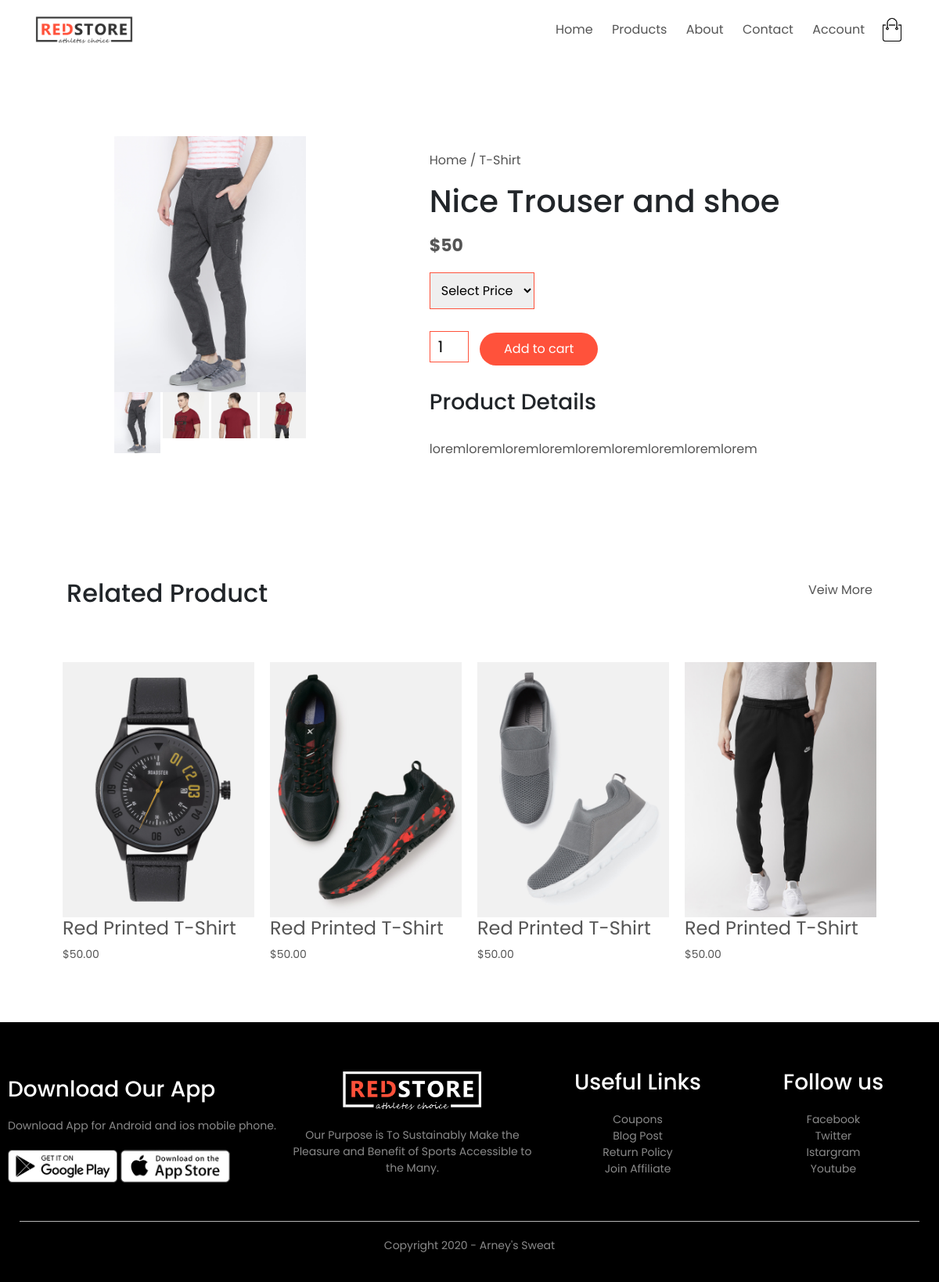
/productpage/4/, run on the app's committed database.
### home/models.py (models this page shows, shortened)
class pppp(models.Model):
    name= models.CharField(max_length=100, null=True)
    price = models.IntegerField()
    description = models.TextField()
    product_pic = models.ImageField(upload_to = 'static/images/')

### home/views.py (the view)
# urls.py: path('productpage/<str:id_test>/', views.productpage, name='productpage'),
def productpage(request,id_test):
    single = pppp.objects.get(id=id_test)
    print(single.name)
    print(single.description)
    context= {"single": single}
    return render(request, 'productpage.html', context)

### templates/productpage.html (shortened to what this page needs)
{% load static %}
<!DOCTYPE html>
<html lang="en">
<head>
    <link rel="stylesheet" href="{% static 'css/bootstrap.css'%}">
    <link rel="stylesheet" href="{% static 'css/style.css' %}">
</head>
<body>
        <div class="container">
            <div class="navbar">
                <div class="logo">
                    <img src="{% static 'images/logo.png' %} " width="125px">
                </div>
                <nav>
                    <ul id="MenuItems">
                        <li><a href="{% url 'home' %}">Home</a></li>
                        <li><a href="{% url 'product' %}">Products</a></li>
                        <li><a href="{% url 'about'  %}">About</a></li>
                        <li><a href="">Contact</a></li>
                        <li><a href="{% url 'account' %}">Account</a></li>
                    </ul>
                </nav>
                <img src="{% static 'images/cart.png' %}" width="30px" height="30px">
            </div>
        </div>
    <div class="small-container single-product">
        <div class="row">
            <div class="col-4">
                <img src="{{single.product_pic.url}} " width="100%" id="ProductImg">
                <div class="small-img-row">
                    <div class="small-img-col">
                        <img src="{{single.product_pic.url}} " width="100%" class="small-img">
                    </div>
                    <div class="small-img-col">
                        <img src="{% static 'images/gallery-2.jpg' %} " width="100%" class="small-img" >
                    </div>
                    <div class="small-img-col">
                        <img src="{% static 'images/gallery-3.jpg' %}" width="100%" class="small-img">
                    </div><div class="small-img-col">
                        <img src="{% static 'images/gallery-4.jpg' %}" width="100%" class="small-img">
                    </div>
                </div>
            </div>
            <div class="col-6">
                <p>Home / T-Shirt</p>
                <h1> {{single.name}}</h1>
                <h4>${{single.price}}</h4>
                <select>
                    <option>Select Price</option>
                </select>
                <input type="number" value="1">
                <a href="" class="btn">Add to cart</a>
                <h3> Product Details</h3>
                <br>
                <p>{{single.description}}</p>
            </div>
        </div>
    </div>
<div class="small-container">
    <div class="row row-2">
        <h2>Related Product</h2>
        <p>Veiw More</p>
    </div>
</div>
    <div class="small-container">
        <div class="row">
            <div class="col-4">
                <img src="{% static 'images/product-9.jpg' %} ">
                <h4>Red Printed T-Shirt</h4>
                <p>$50.00</p>
            </div>
            <div class="col-4">
                <img src="{% static 'images/product-10.jpg' %}">
                <h4>Red Printed T-Shirt</h4>
                <p>$50.00</p>
            </div>
            <div class="col-4">
                <img src="{% static 'images/product-11.jpg' %}">
                <h4>Red Printed T-Shirt</h4>
                <p>$50.00</p>
            </div>
            <div class="col-4">
                <img src="{% static 'images/product-12.jpg' %}">
                <h4>Red Printed T-Shirt</h4>
                <p>$50.00</p>
            </div>
        </div>
    </div>
    <div class="footer">
        <div class="container">
            <div class="row">
                <div class="footer-col-1">
                    <h3> Download Our App </h3>
                    <p>Download App for Android and ios mobile phone.</p>
                    <div class="app-logo">
                        <img src="{% static 'images/play-store.png' %}">
                        <img src="{% static 'images/app-store.png' %}">
                    </div>
                </div>
                <div class="footer-col-2">
                    <img src="{% static 'images/logo-white.png' %}">
                    <p>Our Purpose is To Sustainably Make the Pleasure and
                        Benefit of Sports Accessible to the Many.</p>
                </div>
                <div class="footer-col-3">
                    <h3>Useful Links</h3>
                    <ul>
                        <li>Coupons</li>
                        <li>Blog Post</li>
                        <li>Return Policy</li>
                        <li>Join Affiliate</li>
                    </ul>
                </div>
                <div class="footer-col-3">
                    <h3>Follow us</h3>
                    <ul>
                        <li>Facebook</li>
                        <li>Twitter</li>
                        <li>Istargram</li>
                        <li>Youtube</li>
                    </ul>
                </div>
            </div>
            <hr>
            <p class="copyright">Copyright 2020 - Arney's Sweat </p>
        </div>
    </div>
</body>
</html>

### static/css/style.css (style rules this page uses)
* { margin: 0; padding: 0; box-sizing: border-box; }
body { font-family: 'Poppins', sans-serif; }
.navbar { display: flex; align-items: center; padding: 20px; }
nav { flex: 1; text-align: right; }
nav ul { display: inline-block; list-style-type: none; }
nav ul li { display: inline-block; margin-right: 20px; }
a { text-decoration: none; color: #555; }
p { color: #555; }
.container { max-width: 1300px; margin: auto; padding-left: 25px; padding-right: 25px; }
.row { display: flex; align-items: center; flex-wrap: wrap; justify-content: space-around; }
.btn { display: inline-block; background: #ff523b; color: #fff; padding: 8px 30px; margin: 30px 0; border-radius: 30px; transition: background 0.5s; }
.small-container { max-width: 1080px; margin: auto; padding-left: 25px; padding-right: 25px; }
.col-4 { flex-basis: 25%; padding: 10px; min-width: 200px; margin-bottom: 50px; transition: transform 0.5s; }
.col-4 img { width: 100%; }
h4 { color: #555; font-weight: normal; }
.col-4 p { font-size: 14px; }
.footer { background: #000; color: #8a8a8a; font-size: 14px; padding: 60px 0 20px; }
.footer p { color: #8a8a8a; }
.footer h3 { color:#fff; margin-bottom: 20px; }
.footer-col-1, .footer-col-2, .footer-col-3, .footer-col-4 { min-width: 250px; margin-bottom: 20px; }
.footer-col-1 { flex-basis: 30%; }
.footer-col-2 { flex: 1; text-align: center; }
.footer-col-2 img { width: 180px; margin-bottom: 20px; }
.footer-col-3, .footer-col-4 { flex-basis: 12%; text-align: center; }
ul { list-style-type: none; }
.app-logo { margin-top: 20px; }
.app-logo img { width: 140px; }
.footer hr { border: none; background: #b5b5b5; height: 1px; margin: 20px 0; }
.copyright { text-align: center; }
.row-2 { justify-content: space-between; margin: 100px auto 50px; }
select { border: 1px solid #ff523b; padding: 5px; }
.single-product { margin-top: 80px; }
.single-product h4 { margin: 20px 0; font-size: 22px; font-weight: bold; }
.single-product select { display: block; padding: 10px; margin-top: 20px; }
.single-product input { width: 50px; height: 40px; padding-left: 10px; font-size: 20px; margin-right: 10px; border: 1px solid #ff523b; }
.small-img-row { display: flex; justify-content: space-between; }
.small-img-col { flex-basis: 24%; cursor: pointer; }

### data on the page
pppp: product_pic (picture), name "Nice Trouser and shoe", price "50", description "loremloremloremloremloremloremloremloremlorem"
